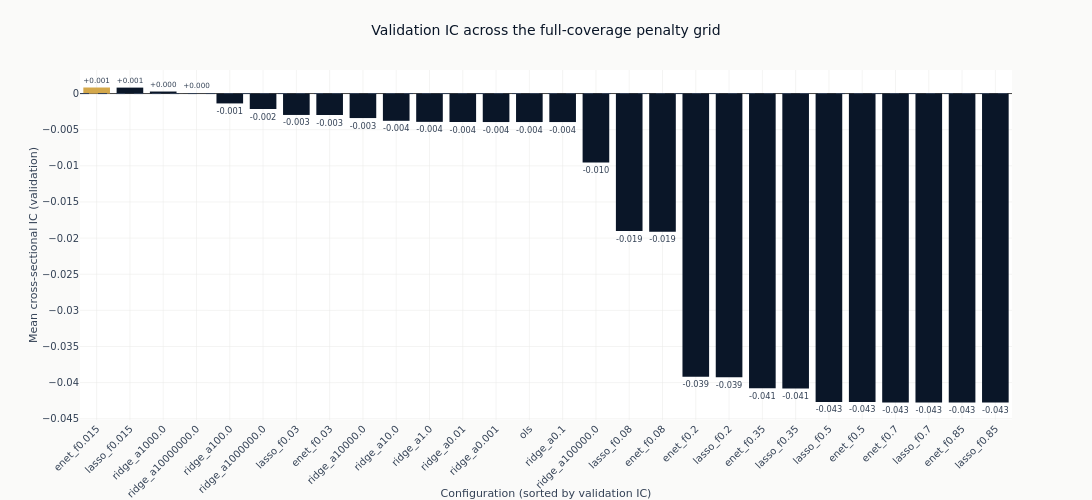

Notebook source saved alongside this figure:
### Markdown cell above
### How the penalty grid ranks

Only the configurations measured on all `full_days` validation timestamps are charted. The zero
line is the reference that matters: a bar below it is a model whose ranking pointed the wrong
way out of sample.

### Code cell
def compact(params: str) -> str:
    """Render declared parameters for a label: `alpha=1000000.0` reads as `alpha=1e+06`."""
    return re.sub(r"\d+\.?\d*(?:[eE][+-]?\d+)?", lambda m: f"{float(m.group()):g}", params)


full = catalog.filter("full_coverage")
leader = full.row(0, named=True)

fig_ic = go.Figure(
    go.Bar(
        x=full.get_column("config_name").to_list(),
        y=full.get_column("ic_mean").to_list(),
        marker_color=[
            COLORS["amber"] if name == leader["config_name"] else COLORS["blue"]
            for name in full.get_column("config_name")
        ],
        text=[f"{value:+.3f}" for value in full.get_column("ic_mean")],
        textposition="outside",
        cliponaxis=False,
    )
)
fig_ic.add_hline(y=0, line_width=1, line_dash="dash", line_color=COLORS["neutral"])
fig_ic.update_layout(
    title="Validation IC across the full-coverage penalty grid",
    height=500,
    width=1100,
    showlegend=False,
    margin=dict(t=70),
)
fig_ic.update_xaxes(title_text="Configuration (sorted by validation IC)", tickangle=-45)
fig_ic.update_yaxes(title_text="Mean cross-sectional IC (validation)")
show_plotly_with_alt(
    fig_ic,
    "Bar chart of mean validation information coefficient for every full-coverage linear "
    f"configuration, sorted descending, against a dashed zero line. {leader['config_name']} "
    f"({compact(leader['params'])}) is highlighted in amber at the top of the ranking at IC "
    f"{leader['ic_mean']:+.3f}. The L1 configurations form a long tail below zero that flattens "
    "at the aggressive end.",
)

### Figure 1 — Plotly figure (JSON) as saved in the notebook; plotly's stock layout.template omitted (floating-point values rounded to 4 significant figures)
{"data": [{"cliponaxis": false, "marker": {"color": ["#D4A84B", "#0a1628", "#0a1628", "#0a1628", "#0a1628", "#0a1628", "#0a1628", "#0a1628", "#0a1628", "#0a1628", "#0a1628", "#0a1628", "#0a1628", "#0a1628", "#0a1628", "#0a1628", "#0a1628", "#0a1628", "#0a1628", "#0a1628", "#0a1628", "#0a1628", "#0a1628", "#0a1628", "#0a1628", "#0a1628", "#0a1628", "#0a1628"]}, "text": ["+0.001", "+0.001", "+0.000", "+0.000", "-0.001", "-0.002", "-0.003", "-0.003", "-0.003", "-0.004", "-0.004", "-0.004", "-0.004", "-0.004", "-0.004", "-0.010", "-0.019", "-0.019", "-0.039", "-0.039", "-0.041", "-0.041", "-0.043", "-0.043", "-0.043", "-0.043", "-0.043", "-0.043"], "textposition": "outside", "type": "bar", "x": ["enet_f0.015", "lasso_f0.015", "ridge_a1000.0", "ridge_a10000000.0", "ridge_a100.0", "ridge_a1000000.0", "lasso_f0.03", "enet_f0.03", "ridge_a10000.0", "ridge_a10.0", "ridge_a1.0", "ridge_a0.01", "ridge_a0.001", "ols", "ridge_a0.1", "ridge_a100000.0", "lasso_f0.08", "enet_f0.08", "enet_f0.2", "lasso_f0.2", "enet_f0.35", "lasso_f0.35", "lasso_f0.5", "enet_f0.5", "enet_f0.7", "lasso_f0.7", "enet_f0.85", "lasso_f0.85"], "y": [0.0008378, 0.0008231, 0.0002806, 1.938e-05, -0.001365, -0.002138, -0.00296, -0.002967, -0.003391, -0.003772, -0.003917, -0.003939, -0.003942, -0.003942, -0.003943, -0.009545, -0.01903, -0.01913, -0.0392, -0.03927, -0.04078, -0.04081, -0.04267, -0.04267, -0.04275, -0.04275, -0.04275, -0.04275]}], "layout": {"height": 500, "margin": {"t": 70}, "shapes": [{"line": {"color": "#334155", "dash": "dash", "width": 1}, "type": "line", "x0": 0, "x1": 1, "xref": "x domain", "y0": 0, "y1": 0, "yref": "y"}], "showlegend": false, "title": {"text": "Validation IC across the full-coverage penalty grid"}, "width": 1100, "xaxis": {"tickangle": -45, "title": {"text": "Configuration (sorted by validation IC)"}}, "yaxis": {"title": {"text": "Mean cross-sectional IC (validation)"}}}}
